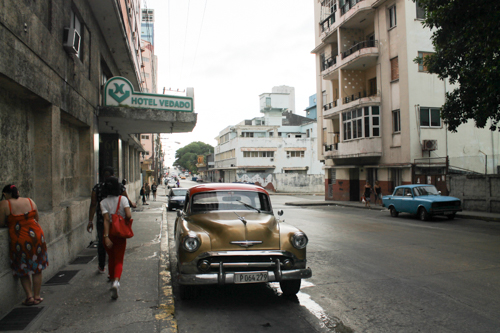
#> input picture Aufgabe2/bild02.jpg, 500 x 333 px, found by its file name
$ python template_ue04.py
#> lines starting #> are read from the running program, lines starting #| are printed output that depends on the picture
#> further down, img is the input picture: PIL image 500x333 RGB; mean R, G, B 110.7, 108.4, 101.8
from PIL import Image
import numpy as np


def rgb2gray(rgb):
    r, g, b = rgb[:, :, 0], rgb[:, :, 1], rgb[:, :, 2]
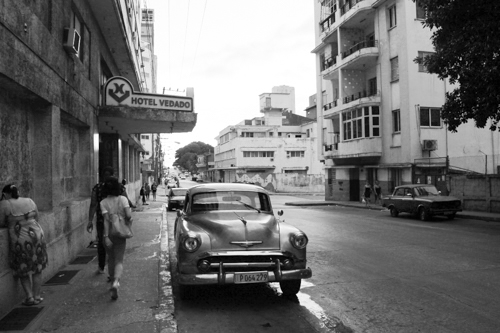
#> r: shape (333, 500); min 0, max 255, mean 110.7
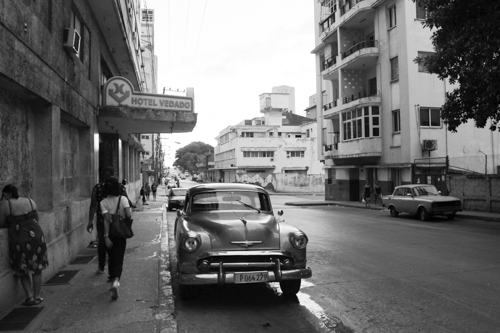
#> g: shape (333, 500); min 0, max 255, mean 108.4
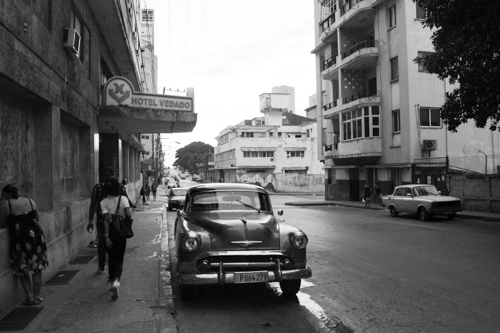
#> b: shape (333, 500); min 0, max 255, mean 101.8
    gray = np.rint(0.2989 * r + 0.5870 * g + 0.1140 * b)
#> (printed output is left out)
    return gray


def filterImage(in_image, filter, offset, edge=1):
    """Filters an 8-bit grayscale image.
        :param  in_image:   numpy array with grayscale values.
        :param  filter:     two-dimensional numpy arrays of size [(2N+1),(2M+1)]
        :param  offset:     integer value which is added to each filtered value.
        :param  edge:       integer value which specifies how boundary pixels are handled (1=min, 2=max, 3=mirror, 4=continue).
        :return out_image:  numpy array with filtered grayscale values.
    """
#> called with filter = array of shape (5, 5), offset = 50, edge = 4

    out_image = np.copy(in_image)

    img_width = in_image.shape[1]
#> img_width = 500
    img_height = in_image.shape[0]
#> img_height = 333

    filter_index_start_x = -(int(filter.shape[0] / 2))
    filter_index_stop_x = -(int(filter.shape[0] / 2)) + int(filter.shape[0])
    filter_index_start_y = -int((filter.shape[1] / 2))
    filter_index_stop_y = -(int(filter.shape[1] / 2)) + int(filter.shape[1])


    if edge == 1:
        edge_value = 0
    elif edge == 2:
        edge_value = 255

    scale_factor = 1.0 / filter.sum()

    for img_x in range(0, img_height):

        for img_y in range(0, img_width):
            sum = 0
            for filter_x in range(filter_index_start_x, filter_index_stop_x):

                for filter_y in range(filter_index_start_y, filter_index_stop_y):

                    img_access_index_x = img_x + filter_x
                    img_access_index_y = img_y + filter_y
                    filter_coefficient = filter[filter_x + (filter_index_start_x * (-1)), filter_y + (filter_index_start_y * (-1))]

                    if (0 <= img_access_index_x <= img_height - 1) and (0 <= img_access_index_y <= img_width - 1):
                        sum += (filter_coefficient * in_image[img_access_index_x, img_access_index_y])

                    elif edge == 1 or edge == 2:
                        sum += (filter_coefficient * edge_value)

                    elif edge == 3:
                        # mirroring
                        if img_access_index_x >= img_height and img_access_index_y >= img_width:
                            sum += (filter_coefficient * in_image[img_access_index_x - img_height, img_access_index_y - img_width])
                        elif img_access_index_y >= img_width:
                            sum += (filter_coefficient * in_image[img_access_index_x, (img_access_index_y - img_width)])
                        elif img_access_index_x >= img_height:
                            sum += (filter_coefficient * in_image[(img_access_index_x - img_height), img_access_index_y])
                        else:
                            sum += (filter_coefficient * in_image[img_access_index_x, img_access_index_y])

                    elif edge == 4:
                        # continuing
                        if img_access_index_x < 0 and img_access_index_y < 0:
                            sum += (filter_coefficient * in_image[0,0])
                        elif img_access_index_x > (img_height-1) and img_access_index_y > (img_width - 1):
                            sum += (filter_coefficient * in_image[img_height - 1, img_width - 1])
                        elif img_access_index_x < 0 or img_access_index_x > (img_height-1):
                            if img_access_index_y > (img_width-1):
                                sum += (filter_coefficient * in_image[img_x, img_width-1])
                            elif img_access_index_y < 0:
                                sum += (filter_coefficient * in_image[img_x, 0])
                            else:
                                sum += (filter_coefficient * in_image[img_x, img_access_index_y])
                        elif img_access_index_y < 0 or img_access_index_y > (img_width-1):
                            if img_access_index_x > (img_height-1):
                                sum += (filter_coefficient * in_image[img_height-1, img_y])
                            elif img_access_index_x < 0:
                                sum += (filter_coefficient * in_image[0, img_y])
                            else:
                                sum += (filter_coefficient * in_image[img_access_index_x, img_y])

            filtered_val = int(scale_factor * sum) + offset

            # check clamping
            if filtered_val < 0:
                filtered_val = 0
            elif filtered_val > 255:
                filtered_val = 255

            out_image[img_x, img_y] = filtered_val
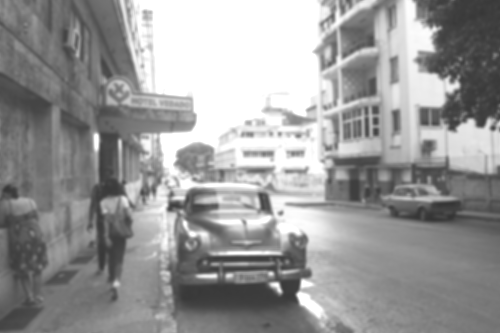
#> out_image: shape (333, 500) float64; min 52, max 255, mean 152.5

    return out_image


if __name__ == '__main__':
    # read img
    img = Image.open("bild02.jpg")

    # convert to numpy array
    img_array = np.array(img)

    # convert to grayscale
    img_gray = rgb2gray(img_array)
    print(img_gray)

    filter = np.array([[1.0,2.0,3.0,2.0,1.0],[2.0,3.0,5.0,3.0,2.0],[3.0,5.0,8.0,5.0,3.0],[2.0,3.0,5.0,3.0,2.0],[1.0,2.0,3.0,2.0,1.0]])

    # apply filter to grayscale
    out_image = filterImage(img_gray, filter, 50, 4)
    print(out_image.shape)
#| (333, 500)

    # save filtered array as image
    filtered_img_array = np.array(img_array)
    filtered_img_array[:, :, 0] = out_image
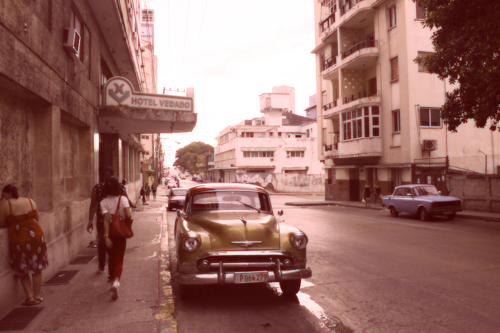
#> filtered_img_array: shape (333, 500, 3); mean R, G, B 152.5, 108.4, 101.8
    filtered_img_array[:, :, 1] = out_image
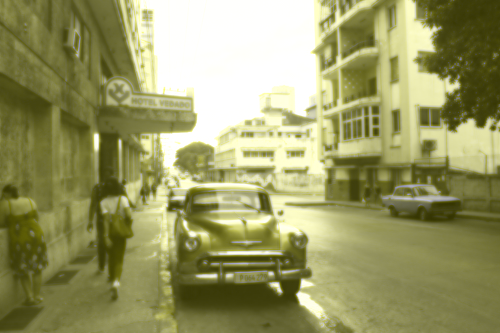
#> filtered_img_array: shape (333, 500, 3); mean R, G, B 152.5, 152.5, 101.8
    filtered_img_array[:, :, 2] = out_image

    filtered_img = Image.fromarray(filtered_img_array, 'RGB')
    filtered_img.save('bild02_filtered_continue.jpg')

$ run again, with Aufgabe2/bild03.jpg copied over Aufgabe2/bild02.jpg
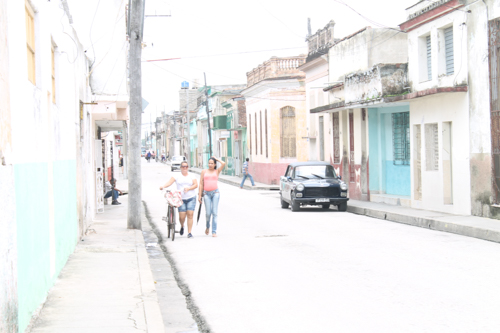
#> input picture Aufgabe2/bild03.jpg, 500 x 333 px, found by its file name
#> img is the input picture: PIL image 500x333 RGB; mean R, G, B 233, 232.5, 231.9
#> (printed output is left out)
#> after the loop in filterImage, `for img_x in range(0, img_height):`:
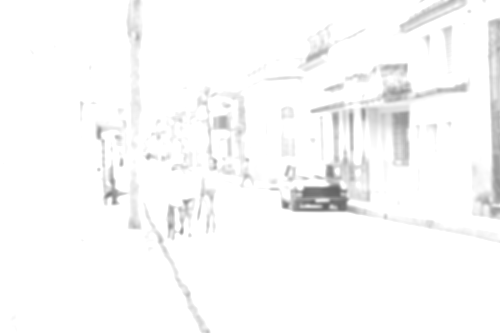
#> out_image: shape (333, 500) float64; min 98, max 255, mean 249.7
#| (333, 500)
#> `filtered_img_array[:, :, 1] = out_image`:
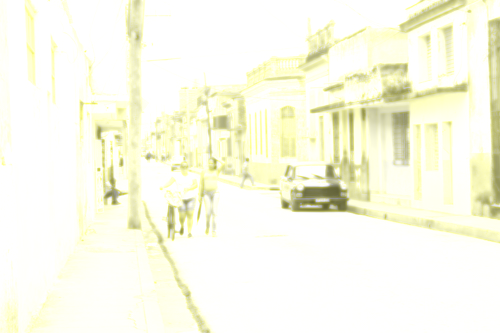
#> filtered_img_array: shape (333, 500, 3); mean R, G, B 249.7, 249.7, 231.9
